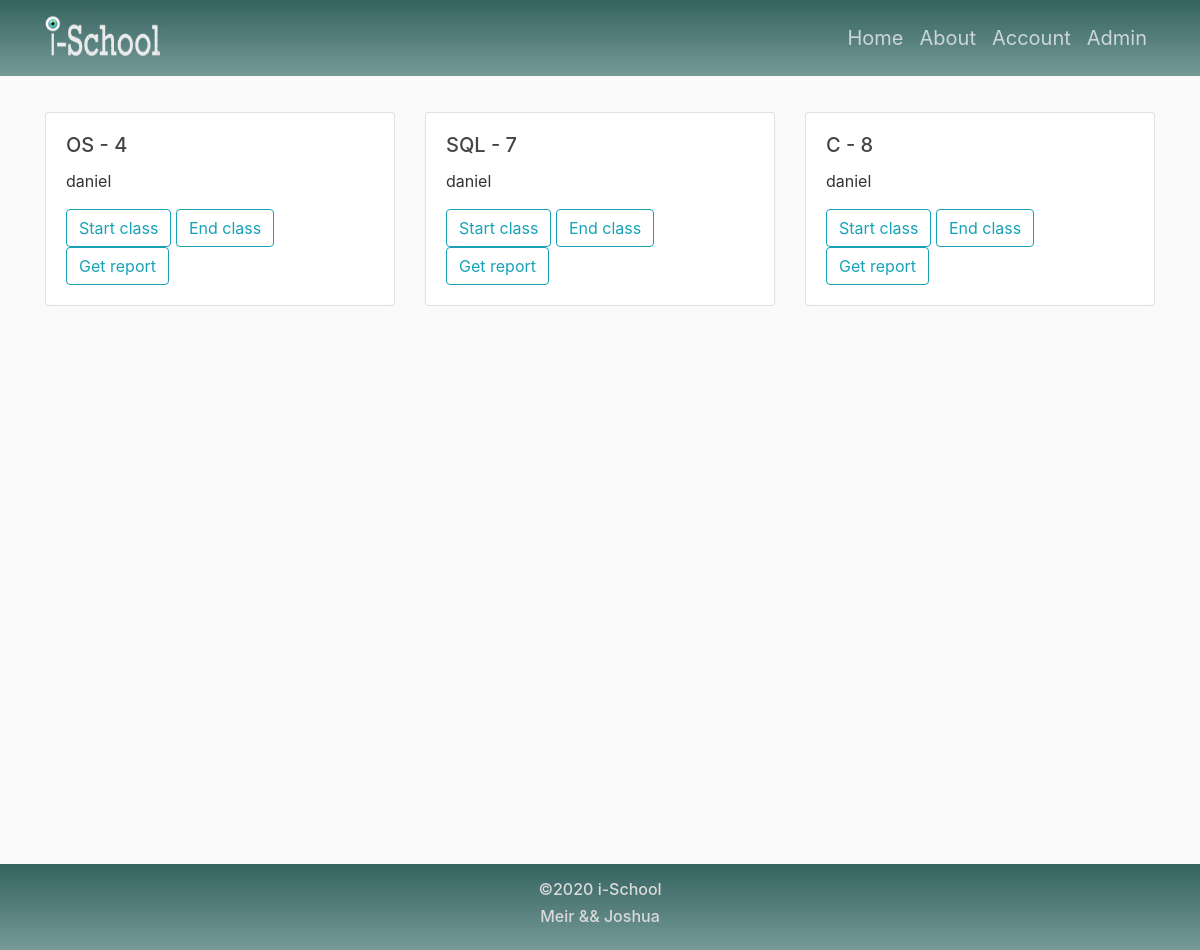
Screenshot of /course (signed in) with the database file from the repository.
### iSchoolApp/models.py (models this page shows, shortened)
class Lecture(db.Model):
    id = db.Column(db.Integer, primary_key=True)
    nameOfLecture = db.Column(db.String(20), unique=True, nullable=False)
    class_number = db.Column(db.Integer)
    percentage = db.Column(db.Integer)
    user_id = db.Column(db.Integer, db.ForeignKey('user.id'))
    course_att = db.relationship('CourseAttendance', backref='attend', lazy=True)
    def __repr__(self):
        return f"Lecture('{self.nameOfLecture}')"

class User(db.Model, UserMixin):
    id = db.Column(db.Integer, primary_key=True)
    username = db.Column(db.String(20), unique=True, nullable=False)
    email = db.Column(db.String(120), unique=True, nullable=False)
    image_file = db.Column(db.String(20), nullable=False, default='default.jpg')
    password = db.Column(db.String(60), nullable=False)
    lecture = db.relationship('Lecture', backref='year', lazy=True)

### iSchoolApp/teacher/routes.py (the view)
@teacher.route("/course", methods=['GET'])
@login_required
def course():
    course_list = current_user.lecture
    print(course_list)
    size = len(course_list)
    if size > 0:
        return render_template('course.html', course_list=course_list, size=size)
    else:
        flash('You don\'t  have courses', 'danger')
        return redirect((url_for('teacher.account')))

### iSchoolApp/models.py (called while the page is built)
@login_manager.user_loader
def load_user(user_id):
    return User.query.get(int(user_id))

### iSchoolApp/templates/course.html (shortened to what this page needs)
{% extends "layout.html" %}
{% block content %}
<br>
<br>
    <div class="container">
        <div class="row">
            {% for cr in course_list %}
            <div class="col-sm-12 col-md-6 col-lg-4">
                <div class="card">
                  <div class="card-body">
                    <h5 class="card-title">{{cr.nameOfLecture}} - {{cr.id}}</h5>
                    <p class="card-text">{{ current_user.username }}</p>
                      <button style="text-align: center" name="courseIdStart" value="{{cr.id}}" class="btn btn-outline-info">Start class</button>
                      <button style="text-align: center" name="courseIdEnd" value="{{cr.id}}" class="btn btn-outline-info">End class</button>
                      <form action="/report" method="post">
                      <button type="submit" style="text-align: center" name="courseIdReport" value="{{cr.id}}" class="btn btn-outline-info">Get report</button>
                      </form>
                  </div>
                </div>
            </div>
            {% endfor %}
        </div>
    </div>
{% endblock content %}

### iSchoolApp/static/main.css (style rules this page uses)
body { background: #fafafa; color: #333333; }
h1, h2, h3, h4, h5, h6 { color: #444444; }

### iSchoolApp/static/index.css (style rules this page uses)
body { margin-top: 4rem; }

### rows the page displays
Lecture: nameOfLecture "OS", id "4"
User: username "daniel"
Lecture: nameOfLecture "SQL", id "7"
Lecture: nameOfLecture "C", id "8"
